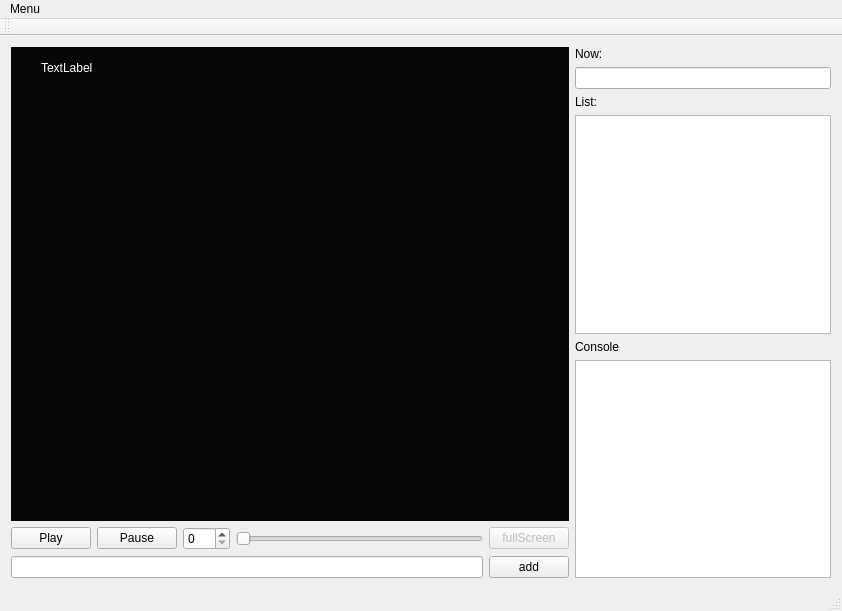
<?xml version="1.0" encoding="UTF-8"?>
<ui version="4.0">
 <class>MainWindow</class>
 <widget class="QMainWindow" name="MainWindow">
  <property name="geometry">
   <rect>
    <x>0</x>
    <y>0</y>
    <width>842</width>
    <height>611</height>
   </rect>
  </property>
  <property name="windowTitle">
   <string>MainWindow</string>
  </property>
  <widget class="QWidget" name="centralWidget">
   <layout class="QHBoxLayout" name="horizontalLayout_5">
    <item>
     <layout class="QHBoxLayout" name="horizontalLayout_4">
      <item>
       <layout class="QVBoxLayout" name="playerVerticalLayout">
        <item>
         <widget class="QWidget" name="playArea" native="true">
          <property name="sizePolicy">
           <sizepolicy hsizetype="Preferred" vsizetype="Expanding">
            <horstretch>0</horstretch>
            <verstretch>0</verstretch>
           </sizepolicy>
          </property>
          <property name="styleSheet">
           <string notr="true">background-color: rgb(7, 7, 7);</string>
          </property>
          <widget class="QLabel" name="info_label">
           <property name="geometry">
            <rect>
             <x>30</x>
             <y>0</y>
             <width>511</width>
             <height>41</height>
            </rect>
           </property>
           <property name="styleSheet">
            <string notr="true">font: 75 10pt &quot;MS Shell Dlg 2&quot;;color:rgb(255, 255, 255);
</string>
           </property>
           <property name="text">
            <string>TextLabel</string>
           </property>
           <property name="wordWrap">
            <bool>true</bool>
           </property>
          </widget>
         </widget>
        </item>
        <item>
         <layout class="QHBoxLayout" name="horizontalLayout">
          <item>
           <widget class="QPushButton" name="playBtn">
            <property name="text">
             <string>Play</string>
            </property>
           </widget>
          </item>
          <item>
           <widget class="QPushButton" name="pauseBtn">
            <property name="text">
             <string>Pause</string>
            </property>
           </widget>
          </item>
          <item>
           <widget class="QSpinBox" name="volumeSpinBox">
            <property name="maximum">
             <number>100</number>
            </property>
           </widget>
          </item>
          <item>
           <widget class="QSlider" name="timeSlider">
            <property name="orientation">
             <enum>Qt::Horizontal</enum>
            </property>
           </widget>
          </item>
          <item>
           <widget class="QPushButton" name="fullScreenBtn">
            <property name="enabled">
             <bool>false</bool>
            </property>
            <property name="text">
             <string>fullScreen</string>
            </property>
           </widget>
          </item>
         </layout>
        </item>
        <item>
         <layout class="QHBoxLayout" name="horizontalLayout_2">
          <item>
           <widget class="QLineEdit" name="linkEdit"/>
          </item>
          <item>
           <widget class="QPushButton" name="addBtn">
            <property name="text">
             <string>add</string>
            </property>
           </widget>
          </item>
         </layout>
        </item>
       </layout>
      </item>
      <item>
       <layout class="QVBoxLayout" name="verticalLayout_3">
        <property name="sizeConstraint">
         <enum>QLayout::SetMaximumSize</enum>
        </property>
        <item>
         <widget class="QLabel" name="label">
          <property name="sizePolicy">
           <sizepolicy hsizetype="Preferred" vsizetype="Fixed">
            <horstretch>0</horstretch>
            <verstretch>0</verstretch>
           </sizepolicy>
          </property>
          <property name="text">
           <string>Now:</string>
          </property>
         </widget>
        </item>
        <item>
         <widget class="QLineEdit" name="currentVideoDisplay">
          <property name="sizePolicy">
           <sizepolicy hsizetype="Preferred" vsizetype="Fixed">
            <horstretch>0</horstretch>
            <verstretch>0</verstretch>
           </sizepolicy>
          </property>
          <property name="readOnly">
           <bool>true</bool>
          </property>
         </widget>
        </item>
        <item>
         <widget class="QLabel" name="label_2">
          <property name="sizePolicy">
           <sizepolicy hsizetype="Preferred" vsizetype="Fixed">
            <horstretch>0</horstretch>
            <verstretch>0</verstretch>
           </sizepolicy>
          </property>
          <property name="text">
           <string>List:</string>
          </property>
         </widget>
        </item>
        <item>
         <widget class="QListView" name="listView">
          <property name="sizePolicy">
           <sizepolicy hsizetype="Fixed" vsizetype="Preferred">
            <horstretch>0</horstretch>
            <verstretch>0</verstretch>
           </sizepolicy>
          </property>
         </widget>
        </item>
        <item>
         <widget class="QLabel" name="label_3">
          <property name="sizePolicy">
           <sizepolicy hsizetype="Preferred" vsizetype="Fixed">
            <horstretch>0</horstretch>
            <verstretch>0</verstretch>
           </sizepolicy>
          </property>
          <property name="text">
           <string>Console</string>
          </property>
         </widget>
        </item>
        <item>
         <widget class="QTextEdit" name="consoleDisplay">
          <property name="sizePolicy">
           <sizepolicy hsizetype="Fixed" vsizetype="Preferred">
            <horstretch>0</horstretch>
            <verstretch>0</verstretch>
           </sizepolicy>
          </property>
          <property name="readOnly">
           <bool>true</bool>
          </property>
         </widget>
        </item>
       </layout>
      </item>
     </layout>
    </item>
   </layout>
   <zorder></zorder>
  </widget>
  <widget class="QMenuBar" name="menuBar">
   <property name="geometry">
    <rect>
     <x>0</x>
     <y>0</y>
     <width>842</width>
     <height>21</height>
    </rect>
   </property>
   <widget class="QMenu" name="menuMenu">
    <property name="title">
     <string>Menu</string>
    </property>
    <addaction name="actionOnline"/>
   </widget>
   <addaction name="menuMenu"/>
  </widget>
  <widget class="QToolBar" name="mainToolBar">
   <attribute name="toolBarArea">
    <enum>TopToolBarArea</enum>
   </attribute>
   <attribute name="toolBarBreak">
    <bool>false</bool>
   </attribute>
  </widget>
  <widget class="QStatusBar" name="statusBar"/>
  <action name="actionOnline">
   <property name="text">
    <string>Online</string>
   </property>
  </action>
 </widget>
 <layoutdefault spacing="6" margin="11"/>
 <resources/>
 <connections/>
 <slots>
  <slot>onPlayClicked()</slot>
 </slots>
</ui>
